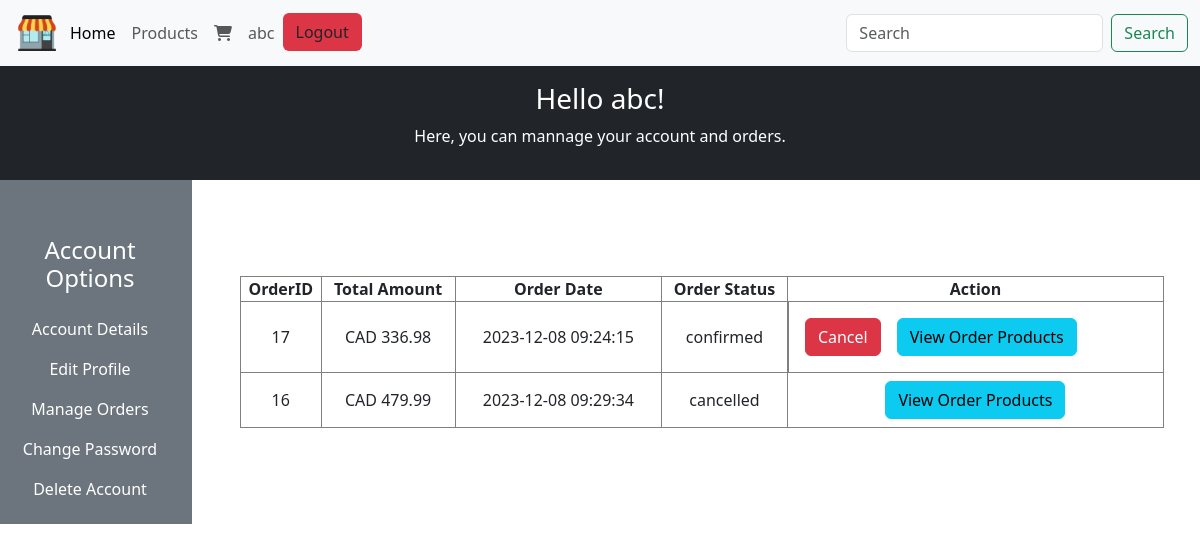
/estorephp/orders.php (signed in), run on the app's committed database.
### tables this page shows
CREATE TABLE `users` (
  `userID` int(6) NOT NULL,
  `username` varchar(25) NOT NULL,
  `email` varchar(50) NOT NULL,
  `password` varchar(255) NOT NULL,
  `street` varchar(50) NOT NULL,
  `city` varchar(25) NOT NULL,
  `state` varchar(50) NOT NULL,
  `country` varchar(25) NOT NULL,
  `zipcode` varchar(6) NOT NULL
);

CREATE TABLE `user_orders` (
  `orderID` int(11) NOT NULL,
  `userID` int(6) NOT NULL,
  `totalAmount` decimal(10,2) NOT NULL,
  `orderDate` timestamp NOT NULL DEFAULT current_timestamp() ON UPDATE current_timestamp(),
  `statusCode` int(2) NOT NULL
);

CREATE TABLE `status` (
  `statusCode` int(2) NOT NULL,
  `statusName` varchar(25) NOT NULL
);

### estorephp/controllers/UserController.php (called while the page is built, shortened)
<?php
    class UserController {
        private $model;
        public function __construct($model) {
            $this->model = $model;
        }
        public function getUserName($id) {
            return $this->model->getUserName($id);
        }
    }
?>

### estorephp/models/UserModel.php (called while the page is built, shortened)
<?php
    class UserModel {
        private $db;
        public function __construct($db) {
            $this->db = $db;
        }
        public function getUserName($id) {
            $query = "SELECT username FROM users WHERE userID = :userID";
            $statement = $this->db->prepare($query);
            $statement->bindValue(':userID', $id);
            $statement->execute();
            $user = $statement->fetch();
            if($user) {
                return $user['username'];
            }
        }
    }
?>

### estorephp/controllers/OrderController.php (called while the page is built, shortened)
<?php
class OrderController {
    private $model;
    public function __construct($mdoel) {
        $this->model = $mdoel;
    }
    public function getOrders($userID) {
        return $this->model->getOrders($userID);
    }
    public function getOrderStaus($orderID) {
        return $this->model->getOrderStaus($orderID);
    }
}

### estorephp/models/OrderModel.php (called while the page is built, shortened)
<?php
    class OrderModel {
        private $db;
        public function __construct($db) {
            $this->db = $db;
        }
        public function getOrders($id) {
            $query = "SELECT * FROM  user_orders WHERE userID = :userID ORDER BY orderID DESC";
            $statement = $this->db->prepare($query);
            $statement->bindValue(':userID', $id);
            $statement->execute();
            $orders = $statement->fetchAll();
            return $orders;
        }
        public function getOrderStaus($orderID) {
            $query = "SELECT statusName FROM  status INNER JOIN user_orders
                    ON user_orders.statusCode = status.statusCode
                    WHERE user_orders.orderID = :orderID";
            $statement = $this->db->prepare($query);
            $statement->bindValue(':orderID', $orderID);
            $statement->execute();
            $status = $statement->fetch();
            if($status) {
                return $status['statusName'];
            }
        }
    }
?>

### estorephp/orders.php (the view, shortened to what this page needs)
<!DOCTYPE html>
<html lang="en">
<head>
    <link href="https://cdn.jsdelivr.net/npm/bootstrap@5.3.2/dist/css/bootstrap.min.css" rel="stylesheet">
    <link rel="stylesheet" href="https://cdnjs.cloudflare.com/ajax/libs/font-awesome/6.5.1/css/all.min.css" />
    <link rel="stylesheet" href="style.css">
</head>
<body>
    <?php include("./includes/nav.php") ?>
    <div class="bg-dark text-white p-3">
        <h3 class="text-center">Hello <?php echo $userController->getUserName($_SESSION['user'])?>!</h3>
        <p class="text-center">Here, you can mannage your account and orders.</p>
    </div>
    <div class="row">
        <?php include("./user/profileSidebar.php");  ?>
        <div class="col lg-10 p-5">
        <div class="container mt-5 mb-5 text-center">
        <?php
            include("./models/OrderModel.php");
            include("./controllers/OrderController.php");
            $orderModel = new OrderModel($db);
            $orderController = new OrderController($orderModel);
            if(isset($_SESSION['user'])) {
                $userID = $_SESSION['user'];
                $orders = $orderController->getOrders($userID);
                if(count($orders) > 0) { ?>
                    <div class="row">
                        <table class="table-bordered  text-center">
                            <thead>
                                <th>OrderID</th>
                                <th>Total Amount</th>
                                <th>Order Date</th>
                                <th>Order Status</th>
                                <th>Action</th>
                            </thead>
                            <tbody>
                                <?php
                                    foreach($orders as $order) {?>
                                    <tr>
                                        <td class="p-2"><?php echo $order['orderID']?></td>
                                        <td class="p-2">CAD <?php echo $order['totalAmount']?></td>
                                        <td class="p-2"><?php echo $order['orderDate']?></td>
                                        <td class="p-2"><?php echo $orderController->getOrderStaus($order['orderID'])?></td>
                                        <?php if (($order['statusCode']!= 3) && ($order['statusCode']!= 2)) { ?>
                                        <td class="p-2 d-flex"><form action="" method="get">
                                        <input type="submit" value="Cancel" class="btn btn-danger m-2">
                                        </form>
                                        <a href="orderDetails.php?orderID=<?php echo $order['orderID']?>" class="btn btn-info m-2">View Order Products</a></td>
                                    </tr>
                                <?php } else { ?>
                                        <td><a href="orderDetails.php?orderID=<?php echo $order['orderID']?>" class="btn btn-info m-2">View Order Products</a></td>
                                <?php }}} else {echo '
                                <img src="../images/emptyCart.png" style="width:100%; height:300px; object-fit: contain" alt="empty Cart">
                                <br>
                                <h4>No Orders.</h4>';?>
        <?php }}?>
                    </div>
        </div>
        </div>
    </div>
</body>
</html>

### estorephp/includes/nav.php (shortened to what this page needs)
<?php
    include("./includes/connect.php");
    include("./models/UserModel.php");
    include("./controllers/UserController.php");
    $userModel = new UserModel($db);
    $userController = new UserController($userModel);
?>
<nav class="navbar navbar-expand-lg bg-body-tertiary">
    <div class="container-fluid">
        <a href="index.php"><img src="./images/shoplogo.png" class="logo" alt="logo image"></a>
        <div class="collapse navbar-collapse" id="navbarSupportedContent">
        <ul class="navbar-nav me-auto mb-2 mb-lg-0">
            <li class="nav-item">
            <a class="nav-link active" aria-current="page" href="index.php">Home</a>
            </li>
            <li class="nav-item">
            <a class="nav-link" href="allProducts.php">Products</a>
            </li>
            <li class="nav-item">
            <a class="nav-link" href="cart.php"><i class="fa-solid fa-cart-shopping"></i></a>
            </li>
            <div class="d-flex">
            <?php if(isset($_SESSION['user'])){echo '
                <li class="nav-item ml-3">
                <a class="nav-link" href="./userProfile.php">'.$userController->getUserName($_SESSION['user']).'</a>
                </li>
                <li class="nav-item ml-3">
                <a class="btn bg-danger" href="./user/logout.php">Logout</a>
                </li>
                ';}
                else
                {echo '
                    <li class="nav-item ml-3">
                    <a class="nav-link">Guest</a>
                    </li>
                    <li class="nav-item ml-3">
                    <a class="btn btn-outline-success" href="./user/login.php">Login</a>
                    </li>
                ';} ?>
            </div>
        </ul>
        <form class="d-flex" method="get" action="index.php">
            <input class="form-control me-2" type="search" name="data" placeholder="Search" aria-label="Search">
            <input type="submit" value="Search" class="btn btn-outline-success">
        </form>
        </div>
    </div>
</nav>

### estorephp/style.css (style rules this page uses)
* { margin: 0; padding: 0; box-sizing: border-box; }
.logo { height: 50px; width: 50px; }

### data on the page
users: username "abc"
user_orders: orderID "17", totalAmount "336.98", orderDate "2023-12-08 09:24:15", orderID.statusName "confirmed"
user_orders: orderID "16", totalAmount "479.99", orderDate "2023-12-08 09:29:34", orderID.statusName "cancelled"
